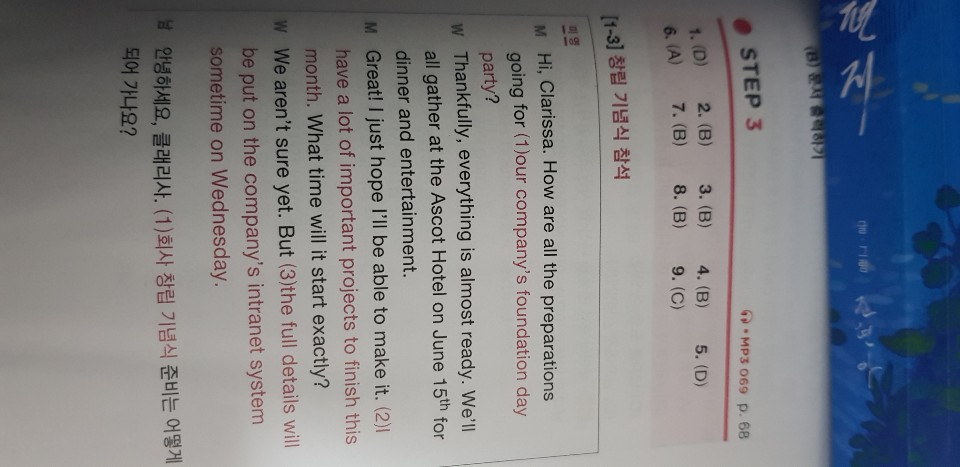
#> input picture project/docu_scanner/example.jpeg, 960 x 467 px
$ python docu_scanner.py
#> lines starting #> are read from the running program, lines starting #| are printed output that depends on the picture; after the words box and inside, x2 and y2 are one past the last pixel; in counts of white or black regions, pixels touching at a corner belong together
# 구현할 기능
# 마우스로 문서 모서리 선택 이동하기
# 키보드 enter 키 인식
# 왜곡된 문서 영상을 직사각형 형태로 똑바로 펴기 (투시 변환)


import sys
import numpy as np
import cv2


def drawROI(img, corners):
    cpy = img.copy()

    c1 = (192, 192, 255)

    c2 = (128, 128, 255)

    for pt in corners:
        # 원의 내부를 채우는 정도로 원을 그린다!
        cv2.circle(cpy, tuple(pt), 25, c1, -1, cv2.LINE_AA)

    # 모서리 점을 긋는 것
    # nd array 이기 때문에 튜플화 시켜야한다
    cv2.line(cpy, tuple(corners[0]), tuple(corners[1]), c2, 2, cv2.LINE_AA)
    cv2.line(cpy, tuple(corners[1]), tuple(corners[2]), c2, 2, cv2.LINE_AA)
    cv2.line(cpy, tuple(corners[2]), tuple(corners[3]), c2, 2, cv2.LINE_AA)
    cv2.line(cpy, tuple(corners[3]), tuple(corners[0]), c2, 2, cv2.LINE_AA)

    # 원본 사진도 테두리 사이에서 보일수 있기 때문에!
    # 대신 조금 느리다

    disp = cv2.addWeighted(img, 0.3, cpy, 0.7, 0)

    return disp


def onMouse(event, x, y, flags, param):
    global srcQuad, dragSrc, ptOld, src

    # 드레그 시작

    if event == cv2.EVENT_LBUTTONDOWN:
        for i in range(4):
            if cv2.norm(srcQuad[i] - (x, y)) < 25:
                dragSrc[i] = True
                # 이동하는걸 알기 위해서
                ptOld = (x, y)
                break

    # 마우스 땔때

    if event == cv2.EVENT_LBUTTONUP:
        for i in range(4):
            dragSrc[i] = False


    if event == cv2.EVENT_MOUSEMOVE:
        for i in range(4):
            if dragSrc[i]:
                dx = x - ptOld[0]
                dy = y - ptOld[1]

                srcQuad[i] += (dx, dy)

                cpy = drawROI(src, srcQuad)
                cv2.imshow('img', cpy)
                ptOld = (x, y)
                break


# 입력 이미지 불러오기
src = cv2.imread('example.jpeg')
#> src is the input picture: shape (467, 960, 3); mean B, G, R 132.1, 126.8, 124.6

if src is None:
    print('Image open failed!')
    sys.exit()

# 입력 영상 크기 및 출력 영상 크기
h, w = src.shape[:2]
#> h = 467; w = 960
# 문서 이미지를 똑 바로 편 이미지 크기
dw = 500
dh = round(dw * 297 / 210)  # A4 용지 크기: 210x297cm

# 모서리 점들의 좌표, 드래그 상태 여부

# 초기 접의 좌표 임의로 점의 좌표들을 찝어둔것
srcQuad = np.array([[30, 30], [30, h-30], [w-30, h-30], [w-30, 30]], np.float32)

# 편 이미지의 점의 초기 좌표
dstQuad = np.array([[0, 0], [0, dh-1], [dw-1, dh-1], [dw-1, 0]], np.float32)

dragSrc = [False, False, False, False]

# 모서리점, 사각형 그리기
disp = drawROI(src, srcQuad)
#> after the loop in drawROI, `for pt in corners:`:
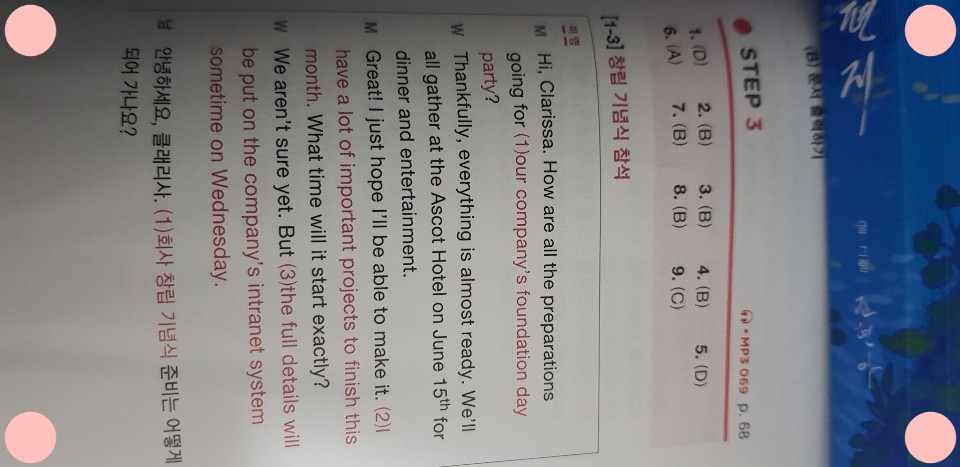
#> cpy: shape (467, 960, 3); 1.94% of pixels changed, all inside (x1, y1, x2, y2) = (4, 4, 957, 464)
#> in drawROI, `cv2.line(cpy, tuple(corners[3]), tuple(corners[0]), c2, 2, cv2.LINE_AA)`:
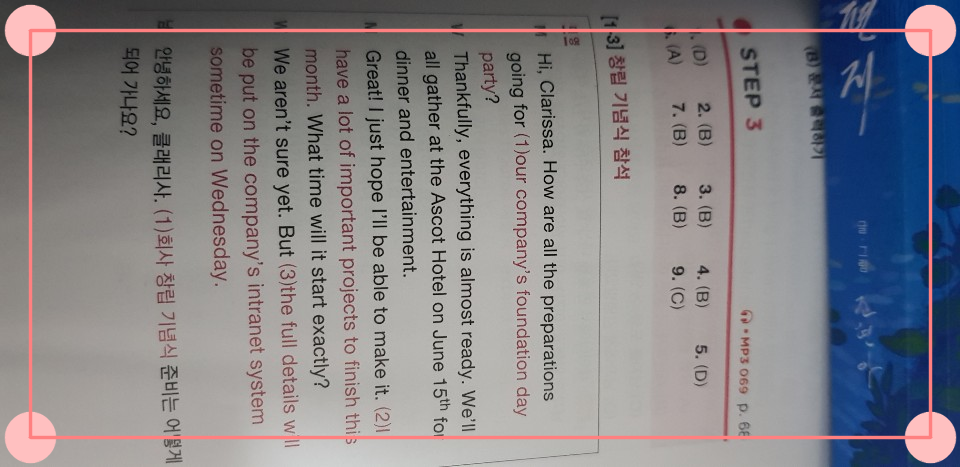
#> cpy: shape (467, 960, 3); mean B, G, R 133.7, 129.1, 130.9
#> in drawROI, `disp = cv2.addWeighted(img, 0.3, cpy, 0.7, 0)`:
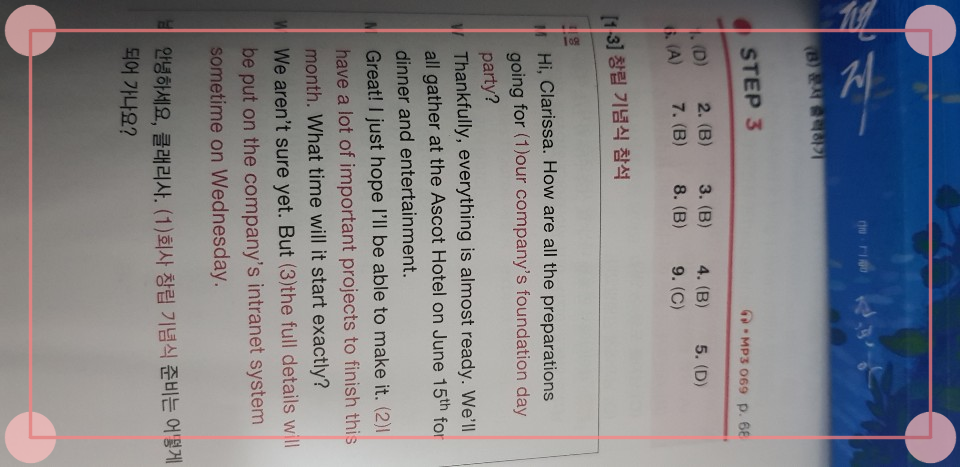
#> disp: shape (467, 960, 3); mean B, G, R 133.2, 128.4, 129

cv2.imshow('img', disp)
cv2.setMouseCallback('img', onMouse)

while True:
    key = cv2.waitKey()
#> (key Esc is pressed here)
    if key == 13:  # ENTER 키
        break
    elif key == 27:  # ESC 키
        cv2.destroyWindow('img')
        sys.exit()
#> (the program exits here)
